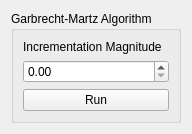
<?xml version="1.0" encoding="UTF-8"?>
<ui version="4.0">
 <class>GarbrechtMartzConf</class>
 <widget class="QWidget" name="GarbrechtMartzConf">
  <property name="geometry">
   <rect>
    <x>0</x>
    <y>0</y>
    <width>167</width>
    <height>130</height>
   </rect>
  </property>
  <property name="windowTitle">
   <string>Form</string>
  </property>
  <layout class="QVBoxLayout" name="verticalLayout">
   <item>
    <widget class="QGroupBox" name="groupBox">
     <property name="title">
      <string>Garbrecht-Martz Algorithm</string>
     </property>
     <layout class="QVBoxLayout" name="verticalLayout_2">
      <item>
       <widget class="QLabel" name="label">
        <property name="text">
         <string>Incrementation Magnitude</string>
        </property>
       </widget>
      </item>
      <item>
       <widget class="QDoubleSpinBox" name="doubleSpinBox">
        <property name="locale">
         <locale language="English" country="UnitedStates"/>
        </property>
        <property name="maximum">
         <double>255.000000000000000</double>
        </property>
        <property name="singleStep">
         <double>0.100000000000000</double>
        </property>
       </widget>
      </item>
      <item>
       <widget class="QPushButton" name="pushButton">
        <property name="text">
         <string>Run</string>
        </property>
       </widget>
      </item>
     </layout>
    </widget>
   </item>
  </layout>
 </widget>
 <resources/>
 <connections/>
</ui>
